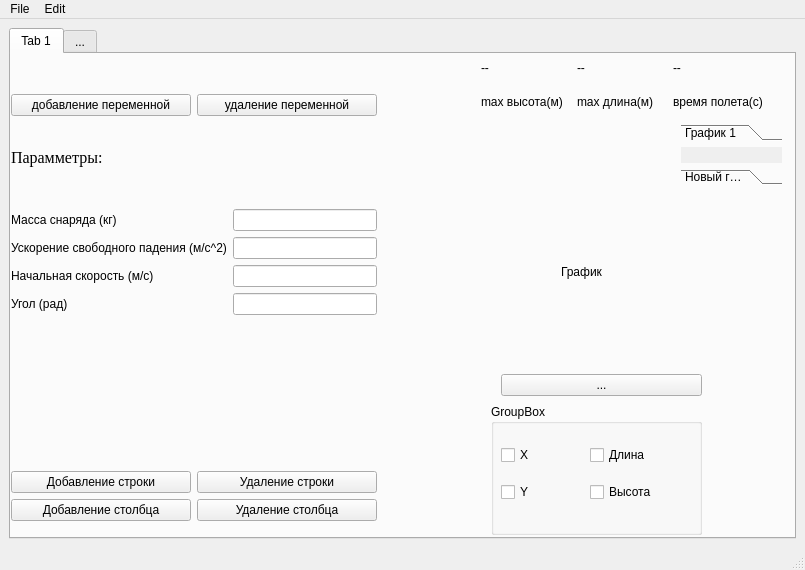
<?xml version="1.0" encoding="UTF-8"?>
<ui version="4.0">
 <class>MainWindow</class>
 <widget class="QMainWindow" name="MainWindow">
  <property name="geometry">
   <rect>
    <x>0</x>
    <y>0</y>
    <width>805</width>
    <height>570</height>
   </rect>
  </property>
  <property name="windowTitle">
   <string>MainWindow</string>
  </property>
  <widget class="QWidget" name="centralwidget">
   <layout class="QVBoxLayout" name="verticalLayout_2">
    <item>
     <layout class="QGridLayout" name="gridLayout">
      <item row="0" column="1">
       <widget class="QTabWidget" name="tabWidget">
        <property name="currentIndex">
         <number>0</number>
        </property>
        <widget class="QWidget" name="tab">
         <attribute name="title">
          <string>Tab 1</string>
         </attribute>
         <widget class="QWidget" name="verticalLayoutWidget">
          <property name="geometry">
           <rect>
            <x>0</x>
            <y>40</y>
            <width>366</width>
            <height>427</height>
           </rect>
          </property>
          <layout class="QVBoxLayout" name="verticalLayout">
           <item>
            <layout class="QHBoxLayout" name="horizontalLayout">
             <item>
              <widget class="QPushButton" name="pushButton_2">
               <property name="text">
                <string>добавление переменной</string>
               </property>
              </widget>
             </item>
             <item>
              <widget class="QPushButton" name="pushButton">
               <property name="text">
                <string>удаление переменной</string>
               </property>
              </widget>
             </item>
            </layout>
           </item>
           <item>
            <widget class="QLabel" name="pa">
             <property name="font">
              <font>
               <family>Times New Roman</family>
               <pointsize>12</pointsize>
               <italic>false</italic>
              </font>
             </property>
             <property name="lineWidth">
              <number>1</number>
             </property>
             <property name="text">
              <string>Парамметры:</string>
             </property>
             <property name="scaledContents">
              <bool>true</bool>
             </property>
            </widget>
           </item>
           <item>
            <spacer name="verticalSpacer_2">
             <property name="orientation">
              <enum>Qt::Vertical</enum>
             </property>
             <property name="sizeType">
              <enum>QSizePolicy::Fixed</enum>
             </property>
             <property name="sizeHint" stdset="0">
              <size>
               <width>20</width>
               <height>10</height>
              </size>
             </property>
            </spacer>
           </item>
           <item>
            <layout class="QGridLayout" name="gridLayout_2">
             <item row="1" column="0">
              <widget class="QLabel" name="label_3">
               <property name="text">
                <string>Ускорение свободного падения (м/c^2)</string>
               </property>
              </widget>
             </item>
             <item row="1" column="1">
              <widget class="QLineEdit" name="lineEdit_2"/>
             </item>
             <item row="3" column="1">
              <widget class="QLineEdit" name="lineEdit_4"/>
             </item>
             <item row="2" column="0">
              <widget class="QLabel" name="label_4">
               <property name="text">
                <string>Начальная скорость (м/c)</string>
               </property>
              </widget>
             </item>
             <item row="3" column="0">
              <widget class="QLabel" name="label_5">
               <property name="text">
                <string>Угол (рад)</string>
               </property>
              </widget>
             </item>
             <item row="0" column="1">
              <layout class="QHBoxLayout" name="horizontalLayout_6">
               <item>
                <widget class="QLineEdit" name="lineEdit"/>
               </item>
              </layout>
             </item>
             <item row="2" column="1">
              <widget class="QLineEdit" name="lineEdit_3"/>
             </item>
             <item row="0" column="0">
              <widget class="QLabel" name="label_2">
               <property name="text">
                <string>Масса снаряда (кг)</string>
               </property>
              </widget>
             </item>
            </layout>
           </item>
           <item>
            <spacer name="verticalSpacer">
             <property name="orientation">
              <enum>Qt::Vertical</enum>
             </property>
             <property name="sizeType">
              <enum>QSizePolicy::Fixed</enum>
             </property>
             <property name="sizeHint" stdset="0">
              <size>
               <width>13</width>
               <height>150</height>
              </size>
             </property>
            </spacer>
           </item>
           <item>
            <layout class="QGridLayout" name="gridLayout_3">
             <item row="0" column="0">
              <widget class="QPushButton" name="pushButton_3">
               <property name="text">
                <string>Добавление строки</string>
               </property>
              </widget>
             </item>
             <item row="0" column="1">
              <widget class="QPushButton" name="pushButton_4">
               <property name="text">
                <string>Удаление строки</string>
               </property>
              </widget>
             </item>
             <item row="1" column="0">
              <widget class="QPushButton" name="pushButton_5">
               <property name="text">
                <string>Добавление столбца</string>
               </property>
              </widget>
             </item>
             <item row="1" column="1">
              <widget class="QPushButton" name="pushButton_6">
               <property name="text">
                <string>Удаление столбца</string>
               </property>
              </widget>
             </item>
            </layout>
           </item>
          </layout>
         </widget>
         <widget class="QGroupBox" name="groupBox">
          <property name="geometry">
           <rect>
            <x>480</x>
            <y>350</y>
            <width>211</width>
            <height>131</height>
           </rect>
          </property>
          <property name="title">
           <string>GroupBox</string>
          </property>
          <widget class="QWidget" name="gridLayoutWidget_4">
           <property name="geometry">
            <rect>
             <x>10</x>
             <y>30</y>
             <width>171</width>
             <height>80</height>
            </rect>
           </property>
           <layout class="QGridLayout" name="gridLayout_4">
            <item row="0" column="0">
             <widget class="QCheckBox" name="checkBox">
              <property name="text">
               <string>X</string>
              </property>
             </widget>
            </item>
            <item row="1" column="0">
             <widget class="QCheckBox" name="checkBox_3">
              <property name="text">
               <string>Y</string>
              </property>
             </widget>
            </item>
            <item row="1" column="1">
             <widget class="QCheckBox" name="checkBox_4">
              <property name="text">
               <string>Высота</string>
              </property>
             </widget>
            </item>
            <item row="0" column="1">
             <widget class="QCheckBox" name="checkBox_2">
              <property name="text">
               <string>Длина</string>
              </property>
             </widget>
            </item>
           </layout>
          </widget>
         </widget>
         <widget class="QLabel" name="label">
          <property name="geometry">
           <rect>
            <x>550</x>
            <y>210</y>
            <width>55</width>
            <height>16</height>
           </rect>
          </property>
          <property name="text">
           <string>График</string>
          </property>
         </widget>
         <widget class="QToolBox" name="toolBox">
          <property name="geometry">
           <rect>
            <x>670</x>
            <y>70</y>
            <width>101</width>
            <height>61</height>
           </rect>
          </property>
          <property name="currentIndex">
           <number>0</number>
          </property>
          <widget class="QWidget" name="page">
           <property name="geometry">
            <rect>
             <x>0</x>
             <y>0</y>
             <width>101</width>
             <height>16</height>
            </rect>
           </property>
           <attribute name="label">
            <string>График 1</string>
           </attribute>
          </widget>
          <widget class="QWidget" name="page_2">
           <property name="geometry">
            <rect>
             <x>0</x>
             <y>0</y>
             <width>101</width>
             <height>16</height>
            </rect>
           </property>
           <attribute name="label">
            <string>Новый график</string>
           </attribute>
          </widget>
         </widget>
         <widget class="QToolButton" name="toolButton">
          <property name="geometry">
           <rect>
            <x>490</x>
            <y>320</y>
            <width>201</width>
            <height>22</height>
           </rect>
          </property>
          <property name="text">
           <string>...</string>
          </property>
          <property name="popupMode">
           <enum>QToolButton::InstantPopup</enum>
          </property>
          <property name="autoRaise">
           <bool>false</bool>
          </property>
         </widget>
         <widget class="QWidget" name="gridLayoutWidget_6">
          <property name="geometry">
           <rect>
            <x>470</x>
            <y>0</y>
            <width>282</width>
            <height>61</height>
           </rect>
          </property>
          <layout class="QGridLayout" name="gridLayout_13">
           <item row="0" column="0">
            <widget class="QLabel" name="label_11">
             <property name="text">
              <string>--</string>
             </property>
            </widget>
           </item>
           <item row="0" column="2">
            <widget class="QLabel" name="label_12">
             <property name="text">
              <string>--</string>
             </property>
            </widget>
           </item>
           <item row="0" column="1">
            <widget class="QLabel" name="label_10">
             <property name="text">
              <string>--</string>
             </property>
            </widget>
           </item>
           <item row="1" column="1">
            <widget class="QLabel" name="label_8">
             <property name="text">
              <string>max длина(м)</string>
             </property>
            </widget>
           </item>
           <item row="1" column="0">
            <widget class="QLabel" name="label_7">
             <property name="text">
              <string>max высота(м)</string>
             </property>
            </widget>
           </item>
           <item row="1" column="2">
            <widget class="QLabel" name="label_9">
             <property name="text">
              <string>время полета(с)</string>
             </property>
            </widget>
           </item>
          </layout>
         </widget>
        </widget>
        <widget class="QWidget" name="tab_2">
         <attribute name="title">
          <string>...</string>
         </attribute>
        </widget>
       </widget>
      </item>
     </layout>
    </item>
   </layout>
  </widget>
  <widget class="save" name="menubar">
   <property name="geometry">
    <rect>
     <x>0</x>
     <y>0</y>
     <width>805</width>
     <height>26</height>
    </rect>
   </property>
   <widget class="QMenu" name="menusave">
    <property name="title">
     <string>File</string>
    </property>
    <widget class="QMenu" name="menuSave_As">
     <property name="title">
      <string>Save As...</string>
     </property>
     <addaction name="action_csv_2"/>
     <addaction name="separator"/>
     <addaction name="action_txt_2"/>
     <addaction name="separator"/>
     <addaction name="action_json_2"/>
     <addaction name="separator"/>
    </widget>
    <addaction name="action_txt"/>
    <addaction name="separator"/>
    <addaction name="action_json"/>
    <addaction name="separator"/>
    <addaction name="action_csv"/>
    <addaction name="separator"/>
    <addaction name="menuSave_As"/>
   </widget>
   <widget class="QMenu" name="menuadad">
    <property name="title">
     <string>Edit</string>
    </property>
    <addaction name="action_6"/>
    <addaction name="separator"/>
    <addaction name="action_11"/>
    <addaction name="separator"/>
   </widget>
   <addaction name="menusave"/>
   <addaction name="menuadad"/>
  </widget>
  <widget class="QStatusBar" name="statusbar"/>
  <action name="action_txt">
   <property name="text">
    <string>New...</string>
   </property>
  </action>
  <action name="action_json">
   <property name="text">
    <string>Open...</string>
   </property>
  </action>
  <action name="action_csv">
   <property name="text">
    <string>Save</string>
   </property>
  </action>
  <action name="action_6">
   <property name="text">
    <string>Add Tab</string>
   </property>
  </action>
  <action name="action_csv_2">
   <property name="text">
    <string>.csv</string>
   </property>
  </action>
  <action name="action_txt_2">
   <property name="text">
    <string>.txt</string>
   </property>
  </action>
  <action name="action_json_2">
   <property name="text">
    <string>.json</string>
   </property>
  </action>
  <action name="action_11">
   <property name="text">
    <string>Delete Tab</string>
   </property>
  </action>
 </widget>
 <customwidgets>
  <customwidget>
   <class>save</class>
   <extends>QMenuBar</extends>
   <header>save.h</header>
  </customwidget>
 </customwidgets>
 <resources/>
 <connections/>
</ui>
